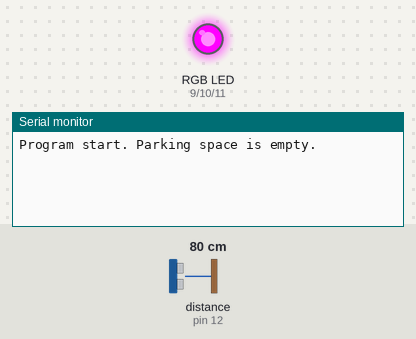
Bench run of a sketch on a simulated Arduino Uno, built with avr-gcc and run on an emulated ATmega328P. On the bench: an RGB LED mixed from three pins (HIGH = lit), the last lines printed to the serial monitor. Inputs (shaded band) come from the test bench; at power-on: distance to the obstacle (sensor on pin 12) 80 cm. The echo pulse lasts 58.3 µs per cm.

Above: at 1.2 s.
1.3 s: distance to the obstacle (sensor on pin 12) set to 2 cm
At 2.3 s:
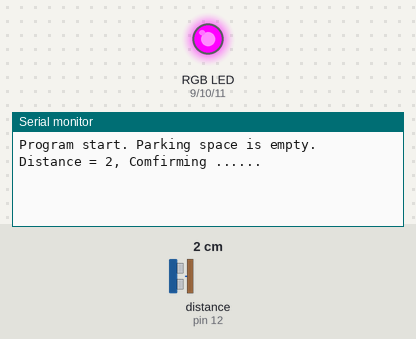
2.9 s: distance to the obstacle (sensor on pin 12) set to 18 cm
At 3.8 s:
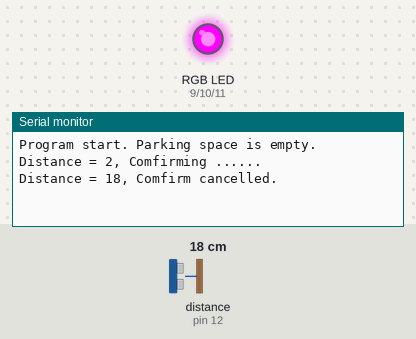

The sketch:

12-1_Parking_Space_Detect.ino
```cpp
#include <NewPing.h>

#define CURRENT_TEMPERATURE 26.0
#define PIN_TRIG  13       //Trig Pin
#define PIN_ECHO  12       //Echo Pin
#define PIN_RGB_RED   9
#define PIN_RGB_GREEN 10
#define PIN_RGB_BLUE  11
#define RGB_ON  0
#define RGB_OFF 255
#define MAX_DISTANCE  200
#define CONFIRM_DELAY 5000  // delay before final conform
#define DISTANCE_EMPTY  30  // cm
#define DISTANCE_FULL   10  // cm


double distance_per_us; // unit: cm
unsigned long duration, cm;
NewPing sonar(PIN_TRIG, PIN_ECHO, MAX_DISTANCE); // NewPing setup of pins and maximum distance.
bool need_confirm = false;
bool is_empty = true;

void setup() {
  pinMode(PIN_RGB_RED, OUTPUT);
  pinMode(PIN_RGB_GREEN, OUTPUT);
  pinMode(PIN_RGB_BLUE, OUTPUT);
  Serial.begin (115200);
  distance_per_us = (331.5 + 0.607 * CURRENT_TEMPERATURE) * 0.0001;
  Serial.println("Program start. Parking space is empty.");
  analogWrite(PIN_RGB_RED, RGB_OFF);
  analogWrite(PIN_RGB_GREEN, RGB_ON);
  analogWrite(PIN_RGB_BLUE, RGB_OFF);
}

void loop()
{
  unsigned long duration, distance;
  unsigned long current_time;
  static unsigned long last_time;

  // Get round-trip time and compute the distance
  duration = sonar.ping();
  distance = (duration/2) * distance_per_us;

  if (is_empty) { // if the space is empty
    if (distance <= DISTANCE_FULL) {
      if (!need_confirm) {  // if not in comfirming state, set the state to need_confirm
        Serial.print("Distance = ");
        Serial.print(distance);
        Serial.println(", Comfirming ......");
        need_confirm = true;
        last_time = millis();
      }
      else { // if confirm is on going
        current_time = millis();
        if (current_time - last_time >= CONFIRM_DELAY) { // the time for confirming is over such that the space is confirmed as full
          is_empty = false;
          need_confirm = false;
          Serial.println("Comfirm finished. Parking space is full now.");
          analogWrite(PIN_RGB_RED, RGB_ON);
          analogWrite(PIN_RGB_GREEN, RGB_OFF);
          analogWrite(PIN_RGB_BLUE, RGB_OFF);
        }
      }
    }
    else {
      if (need_confirm) {
        Serial.print("Distance = ");
        Serial.print(distance);
        Serial.println(", Comfirm cancelled.");
        need_confirm = false;
      }
    }
  }
  else { // if the space is full
    if (distance >= DISTANCE_EMPTY) {
      if (!need_confirm) {  // if not in comfirming state, set the state to need_confirm
        Serial.print("Distance = ");
        Serial.print(distance);
        Serial.println(", Comfirming ......");
        need_confirm = true;
        last_time = millis();
      }
      else { // if confirm is on going
        current_time = millis();
        if (current_time - last_time >= CONFIRM_DELAY) { // the time for confirming is over such that the space is confirmed as empty
          is_empty = true;
          need_confirm = false;
          Serial.println("Comfirm finished. Parking space is empty now.");
          analogWrite(PIN_RGB_RED, RGB_OFF);
          analogWrite(PIN_RGB_GREEN, RGB_ON);
          analogWrite(PIN_RGB_BLUE, RGB_OFF);
        }
      }
    }
    else {
      if (need_confirm) {
        Serial.print("Distance = ");
        Serial.print(distance);
        Serial.println(", Comfirm cancelled.");
        need_confirm = false;
      }
    }
  }
  delay(200);
}
```

Measured:
- after the input at 1.3 s, the serial monitor: prints a new line after 0.14 s (image 1)
- after the input at 2.9 s, the serial monitor: prints a new line after 0.15 s (image 2)
